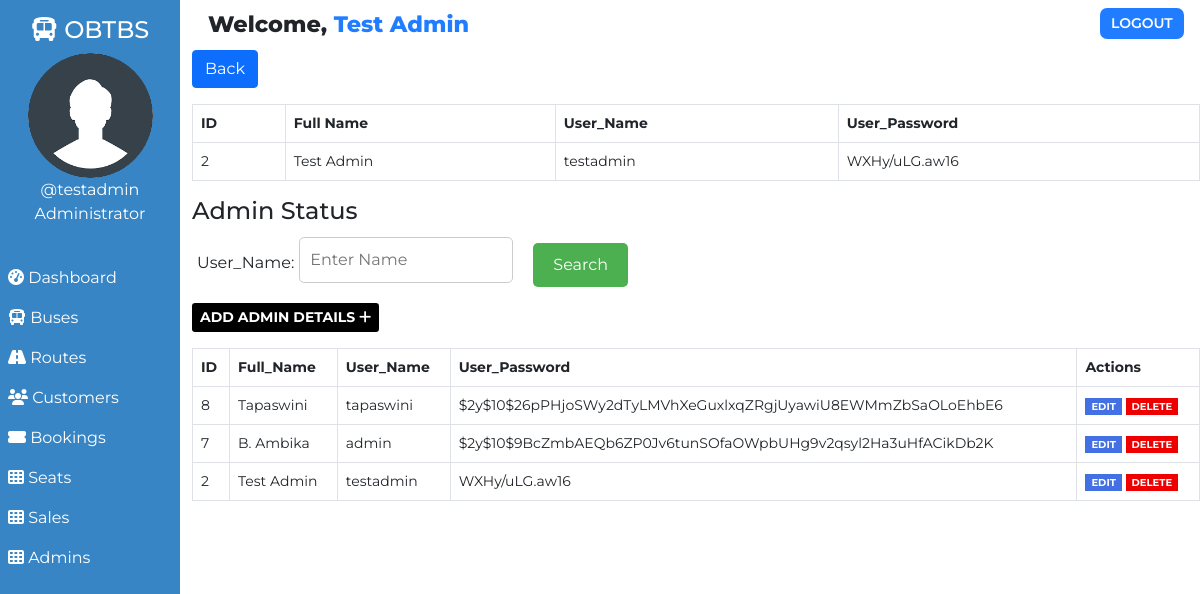
The page /admin/admin.php?username=testadmin (signed in) on the database its author committed.
### tables this page shows
CREATE TABLE `users` (
  `user_id` int(11) NOT NULL,
  `user_fullname` varchar(100) NOT NULL,
  `user_name` varchar(30) NOT NULL,
  `user_password` varchar(255) NOT NULL,
  `user_created` datetime NOT NULL DEFAULT CURRENT_TIMESTAMP
);

### admin/admin.php (the view, shortened to what this page needs)
<!DOCTYPE html>
<html lang="en">
<head>
    <link href="https://cdn.jsdelivr.net/npm/bootstrap@5.0.1/dist/css/bootstrap.min.css" rel="stylesheet">
    <?php
        $page="admin";
    ?>
</head>
<body>
    <?php require '../assets/partials/_admin-header.php';?>
<?php
if(isset($_GET["username"]))
{
$username = $_GET["username"];
$sql = "SELECT * FROM users WHERE user_name = '$username'";
$result = mysqli_query($conn, $sql);
$num = mysqli_num_rows($result);
if($num)
    {
        ?>
        <a href="admin.php" class="btn btn-primary">Back</a>
        <table class="table table-hover table-bordered">
            <thead>
                <th>ID</th>
                <th>Full Name</th>
                <th>User_Name</th>
                <th>User_Password</th>
            </thead>
            <?php
                while($row = mysqli_fetch_assoc($result))
                {
                    $id = $row["user_id"];
                    $full_name = $row["user_fullname"];
                    $user_name = $row["user_name"];
                    $user_password = $row["user_password"];
            ?>
            <tr>
                <td>
                    <?php
                        echo $id;
                    ?>
                </td>
                <td>
                    <?php
                        echo $full_name;
                    ?>
                </td>
                <td>
                    <?php
                        echo $user_name;
                    ?>
                </td>
                    <td>
                        <?php
                            echo $user_password;
                        ?>
                    </td>
            </tr>
        <?php
            }
        ?>
        </table>
  <?php  }
else{
    echo '<div class="my-0 alert alert-danger alert-dismissible fade show" role="alert">
        <strong>Error!</strong> No Matching Records!
        <button type="button" class="btn-close" data-bs-dismiss="alert" aria-label="Close"></button>
        </div>';
}
}
$resultSql = "SELECT * FROM `users` ORDER BY user_id DESC";
$resultSqlResult = mysqli_query($conn, $resultSql);
if(!mysqli_num_rows($resultSqlResult)){ ?>
    <div class="container mt-4">
        <div id="noAdmins" class="alert alert-dark " role="alert">
            <h1 class="alert-heading">No Admins Found!!</h1>
            <p class="fw-light">Be the first person to add one!</p>
            <hr>
            <div id="addAdminAlert" class="alert alert-success" role="alert">
                    Click on <button id="add-button" class="button btn-sm"type="button"data-bs-toggle="modal" data-bs-target="#addModal">ADD <i class="fas fa-plus"></i></button> to add a customer!
            </div>
        </div>
    </div>
<?php }
else { ?>
<section id="admin">
    <div id="head">
        <h4>Admin Status</h4>
    </div>
    <div id="admin-results">
    <form method="GET" >
      <label for="username">User_Name: </label>
      <input type="text" name="username" id="username"  placeholder="Enter Name" required>
      <br>
      <input type="submit" value="Search">
    </form>
        <div>
            <button id="add-button" class="button btn-sm"type="button"data-bs-toggle="modal" data-bs-target="#addModal">Add Admin Details <i class="fas fa-plus"></i></button>
        </div>
        <table class="table table-hover table-bordered">
            <thead>
                <th>ID</th>
                <th>Full_Name</th>
                <th>User_Name</th>
                <th>User_Password</th>
                <th>Actions</th>
            </thead>
            <?php
                while($row = mysqli_fetch_assoc($resultSqlResult))
                {
                    $id = $row["user_id"];
                    $full_name = $row["user_fullname"];
                    $user_name = $row["user_name"];
                    $user_password = $row["user_password"];
            ?>
            <tr>
                <td>
                    <?php
                        echo $id;
                    ?>
                </td>
                <td>
                    <?php
                        echo $full_name;
                    ?>
                </td>
                <td>
                    <?php
                        echo $user_name;
                    ?>
                </td>
                    <td>
                        <?php
                            echo $user_password;
                        ?>
                    </td>
                <td>
                <button class="button edit-button " data-link="<?php echo $_SERVER['REQUEST_URI']; ?>" data-id="<?php
                                    echo $id;?>" data-full name="<?php
                                    echo $full_name;?>" data-user_name="<?php
                                    echo $user_name;?>"data-user_password="<?php
                                    echo $user_password;?>"
                                    >Edit</button>
                                <button class="button delete-button" data-bs-toggle="modal" data-bs-target="#deleteModal" data-id="<?php
                                    echo $id;?>">Delete</button>
                </td>
            </tr>
        <?php
            }
        ?>
        </table>
    </div>
</section>
<?php } ?>
</div>
</main>
</body>
</html>

### assets/partials/_admin-header.php (shortened to what this page needs)
<?php
    $conn = db_connect();
    $user_id = $_SESSION['user_id'];
    $sql = "SELECT * FROM users WHERE user_id = $user_id";
    $result = mysqli_query($conn, $sql);
    if($row = mysqli_fetch_assoc($result))
    {
        $user_fullname = $row["user_fullname"];
        $user_name = $row["user_name"];
    }
?>
    <main id="container">
        <div id="sidebar">
            <h4><i class="fas fa-bus"></i> OBTBS</h4>
            <div>
                <img class="adminDp" src="../assets/img/userav-min.png" height="125px" alt="Admin Profile Pic">
                <p>
                    <?php  echo '@'.$user_name;  ?>
                </p>
                <p>Administrator</p>
            </div>
            <ul id="options">
                <li class="option <?php if($page=='dashboard'){ echo 'active';}?>">
                    <a href="./dashboard.php">
                    <i class="fas fa-tachometer-alt"></i> Dashboard
                    </a>
                </li>
                <li class="option <?php if($page=='bus'){ echo 'active';}?>">
                    <a href="./bus.php">
                    <i class="fas fa-bus"></i> Buses
                    </a>
                </li>
                <li class="option <?php if($page=='route'){ echo 'active';}?>">
                    <a href="./route.php">
                    <i class="fas fa-road"></i> Routes
                    </a>
                </li>
                <li class="option <?php if($page=='customer'){ echo 'active';}?>">
                    <a href="./customer.php">
                    <i class="fas fa-users"></i> Customers
                    </a>
                </li>
                <li class="option <?php if($page=='booking'){ echo 'active';}?>">
                    <a href="./booking.php">
                    <i class="fas fa-ticket-alt"></i> Bookings
                    </a>
                </li>
                <li class="option <?php if($page=='seat'){ echo 'active';}?>">
                    <a href="./seat.php">
                    <i class="fas fa-th"></i> Seats
                    </a>
                </li>
<li class="option <?php if($page=='seat'){ echo 'active';}?>">
    <a href="./sales.php">
    <i class="fas fa-th"></i> Sales
    </a>
</li>
<li class="option <?php if($page=='seat'){ echo 'active';}?>">
    <a href="./admin.php">
    <i class="fas fa-th"></i> Admins
    </a>
</li>
            </ul>
        </div>
        <div id="main-content">
            <section id="welcome">
                <ul>
                    <li class="welcome-item">Welcome,
                        <span id="USER">
                            <?php
                                echo $user_fullname;
                            ?>
                        </span>
                    </li>
                    <li class="welcome-item">
                        <button id="logout" class="btn-sm">
                            <a href="../assets/partials/_logout.php">LOGOUT</a>
                        </button>
                    </li>
                </ul>
            </section>

### assets/styles/admin.php (style rules this page uses)
body { margin: 0; box-sizing: border-box; font-family: 'Montserrat', sans-serif; background-color: white; }
html { scroll-behavior: smooth; }
*, *::after, *::before { box-sizing: inherit; }
#USER { color: #207DFF; }
.adminDp { border-radius: 50%; }
#welcome { background-color: white; }
#welcome ul { display: flex; justify-content: space-between; list-style-type: none; padding: 0; margin: 0; }
#welcome li { margin: 0 1rem; padding: 0.5rem 0; }
#welcome li:first-child { font-weight: 800; font-size: 1.4rem; }
#logout { padding: 0.3rem 0.7rem; background-color: #207DFF; font-weight: 600; outline: none; border: none; border-radius: 7px; }
#logout a { color: white; text-decoration: none; }
@media only screen and (min-width:1000px) { #sidebar { text-align: center; background-color: #3885c5; color: white; width: 15%; position: fixed; top: 0%; padding-top: 1rem; z-index: 2; height: 100vh; } }
@media only screen and (min-width:1000px) { #sidebar p { margin: 0; } }
@media only screen and (min-width:1000px) { #sidebar ul { margin-top: 2rem; } }
@media only screen and (min-width:1000px) { #options { list-style-type: none; text-align: left; padding-left: 0; } }
@media only screen and (min-width:1000px) { .option a { display: block; padding: 0.5rem; text-decoration: none; color: inherit; } }
@media only screen and (min-width:1000px) { #main-content { margin-left: 16%; } }

### assets/styles/admin-options.php (style rules this page uses)
* { font-family: Montserrat; }
.button { border: none; font-weight: bold; text-transform: uppercase; }
#add-button { background-color: black; color: white; }
table { font-size: 14px; }
table th,td { padding-left: 0.3rem; }
table button { color: white; }
.edit-button { background-color: #4370E2; }
.delete-button { background-color: #EF0000; }
.edit-button, .delete-button { font-size: 10px }

### admin/admin.php (style rules this page uses)
form { display: flex; flex-direction: row; align-items: center; font-size: 16px; }
label { padding: 5px ; margin-top: 10px; margin-bottom: 5px; }
input[type="text"], input[type="username"], input[type="submit"] { padding: 10px; border-radius: 5px; border: 1px solid #ccc; }
input[type="submit"] { background-color: #4CAF50; color: white; padding: 10px 20px; border: none; border-radius: 5px; cursor: pointer; margin-top: 10px; margin-left: 20px; }

### rows shown on the page
users: user_name "testadmin", user_fullname "Test Admin", user_id "2", user_password "WXHy/uLG.aw16"
users: user_id "8", user_fullname "Tapaswini", user_name "tapaswini", user_password "$2y$10$26pPHjoSWy2dTyLMVhXeGuxlxqZRgjUyawiU8EWMmZbSaOLoEhbE6"
users: user_id "7", user_fullname "B. Ambika", user_name "admin", user_password "$2y$10$9BcZmbAEQb6ZP0Jv6tunSOfaOWpbUHg9v2qsyl2Ha3uHfACikDb2K"
